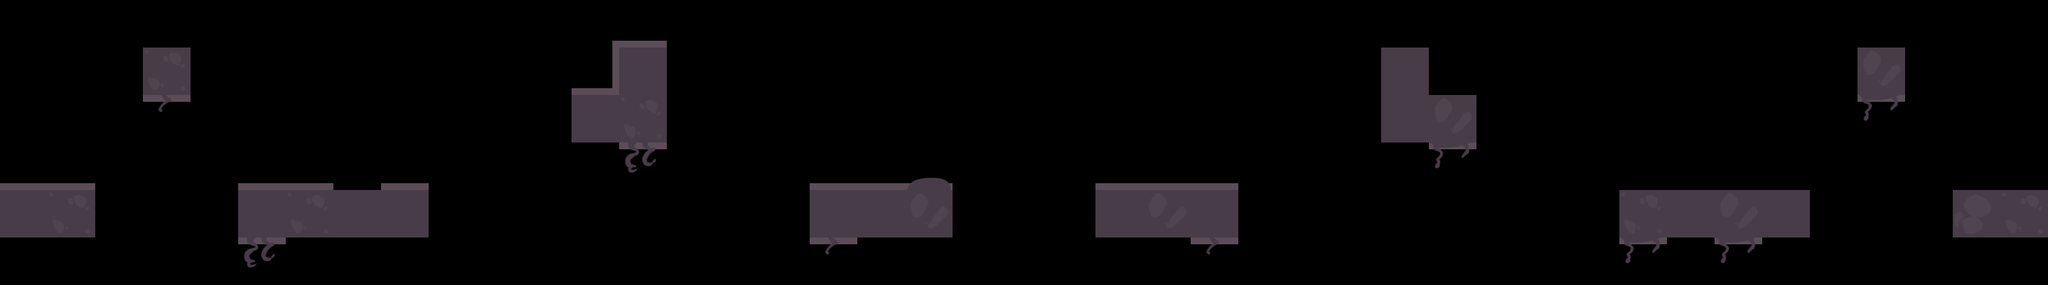

This is a level from a 2D game, rendered from its Tiled map with the project's own tilesets. A one-line summary and the complete map file follow:
An orthogonal 43x6 tile map with 70x70 px tiles, 1 tile layer (Capa de Patrones 1) and 13 objects.

<map version="1.0" tiledversion="1.1.4" orientation="orthogonal" renderorder="right-down" width="43" height="6" tilewidth="70" tileheight="70" infinite="0" nextobjectid="17">
 <tileset firstgid="1" source="../../tiles_fv.tsx" />
 <layer name="Capa de Patrones 1" width="43" height="6">
  <data encoding="csv">
0,0,0,0,0,0,0,0,0,0,0,0,23,8,0,0,0,0,0,0,0,0,0,0,0,0,0,0,0,0,0,0,0,0,0,0,0,0,0,0,0,0,0,
0,0,0,31,0,0,0,0,0,0,0,0,15,26,0,0,0,0,0,0,0,0,0,0,0,0,0,0,0,26,0,0,0,0,0,0,0,0,0,27,0,0,0,
0,0,0,7,0,0,0,0,0,0,0,0,26,31,0,0,0,0,0,0,0,0,0,0,0,0,0,0,0,26,27,0,0,0,0,0,0,0,0,5,0,0,0,
8,8,0,0,0,8,8,0,8,0,0,0,0,6,0,0,0,8,8,4,0,0,0,8,8,8,0,0,0,0,5,0,0,0,0,0,0,0,0,0,0,0,0,
26,31,0,0,0,26,31,26,26,0,0,0,0,0,0,0,0,26,26,27,0,0,0,26,27,26,0,0,0,0,0,0,0,0,31,26,27,26,0,0,0,28,31,
0,0,0,0,0,6,0,0,0,0,0,0,0,0,0,0,0,7,0,0,0,0,0,0,0,7,0,0,0,0,0,0,0,0,5,0,5,0,0,0,0,0,0
</data>
 </layer>
 <objectgroup name="colision">
  <object id="1" x="0" y="280">
   <polyline points="0,0 140,0 140,70 0,70 0,0" />
  </object>
  <object id="2" x="210" y="70">
   <polyline points="0,0 70,0 70,70 0,70 0,0" />
  </object>
  <object id="3" x="350" y="280">
   <polyline points="0,0 280,0 280,70 0,70 0,0" />
  </object>
  <object id="4" x="840" y="140">
   <polyline points="0,0 70,0 70,-70 140,-70 140,70 0,70 0,0" />
  </object>
  <object id="6" x="2030" y="70">
   <polyline points="0,0 70,0 70,70 140,70 140,140 0,140 0,0" />
  </object>
  <object id="7" x="2380" y="280">
   <polyline points="0,0 280,0 280,70 0,70 0,0" />
  </object>
  <object id="8" x="2730" y="70">
   <polyline points="0,0 70,0 70,70 0,70 0,0" />
  </object>
  <object id="10" x="2870" y="280">
   <polyline points="0,0 140,0 140,70 0,70 0,0" />
  </object>
  <object id="15" x="1190" y="280">
   <polyline points="0,0 210,0 210,70 0,70 0,0" />
  </object>
  <object id="16" x="1610" y="280">
   <polyline points="0,0 210,0 210,70 0,70 0,0" />
  </object>
 </objectgroup>
 <objectgroup color="#0000ff" name="checkpoint">
  <object id="12" x="1470" y="70" width="70" height="70" />
  <object id="13" x="2450" y="70" width="70" height="70" />
  <object id="14" x="350" y="70" width="70" height="70" />
 </objectgroup>
</map>
